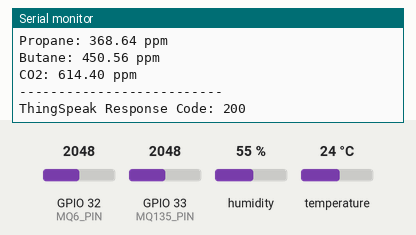
Simulated run of this sketch. Board: ESP32. Parts: the last lines printed to the serial monitor. The test bench sets the inputs (shaded band); at power-on: humidity 55 %, GPIO 32 (MQ6_PIN) = 2048, GPIO 33 (MQ135_PIN) = 2048, temperature 24 °C. WiFi joins after 1.5 s; servers stay silent unless stated; web services answer with replies made up by the test bench.

Above: at 2.7 s.
2.8 s: humidity set to 22 %
14.2 s: GPIO 32 (MQ6_PIN) set to 2866
At 16.92 s:
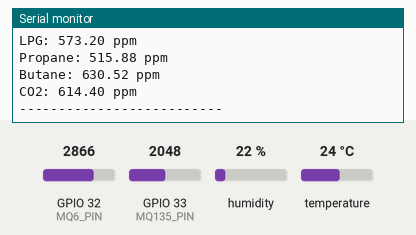
25.6 s: GPIO 33 (MQ135_PIN) set to 2866
At 33.1 s:
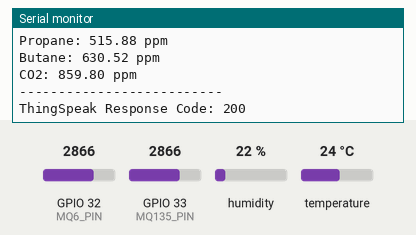
37.0 s: temperature set to 12 °C
At 47.39 s:
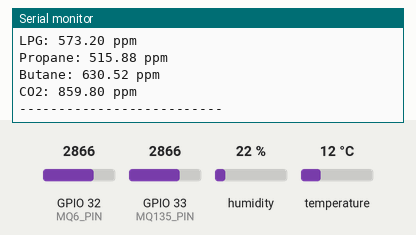

Measured:
- after the input at 14.2 s, the serial monitor: prints a new line after 2.6 s (image 1)
- after the input at 25.6 s, the serial monitor: prints a new line after 6.4 s (image 2)
- after the input at 37.0 s, the serial monitor: prints a new line after 10.2 s (image 3)

The sketch:

sketch_may4a.ino
```cpp
#include <WiFi.h>
#include <HTTPClient.h>
#include "DHT.h"

// --- DHT Setup ---
#define DHTPIN 4       // DHT11 connected to GPIO 4
#define DHTTYPE DHT11
DHT dht(DHTPIN, DHTTYPE);

// --- MQ Sensor Pins ---
#define MQ6_PIN 32      // MQ6 to GPIO 32
#define MQ135_PIN 33    // MQ135 to GPIO 33

// --- WiFi & ThingSpeak ---
const char* ssid = "Vasan's Nothing !";
const char* password = "sabarivasan1239";
String apiKey ="UYRIA167739FLXZH";

void setup() {
  Serial.begin(115200);
  dht.begin();

  // Connect to WiFi
  WiFi.begin(ssid, password);
  Serial.print("Connecting to WiFi");
  while (WiFi.status() != WL_CONNECTED) {
    delay(500);
    Serial.print(".");
  }
  Serial.println("\nWiFi Connected!");
}

void loop() {
  float temperature = dht.readTemperature();
  float humidity = dht.readHumidity();

  // Read analog values
  int mq6Value = analogRead(MQ6_PIN);
  int mq135Value = analogRead(MQ135_PIN);

  // Estimate gas values (basic scaling)
  float lpg_ppm = mq6Value * 0.2;
  float propane_ppm = lpg_ppm * 0.9;
  float butane_ppm = lpg_ppm * 1.1;
  float co2_ppm = mq135Value * 0.3;

  Serial.println("---- Sensor Readings ----");
  Serial.print("Temperature: "); Serial.print(temperature); Serial.println(" °C");
  Serial.print("Humidity: "); Serial.print(humidity); Serial.println(" %");
  Serial.print("LPG: "); Serial.print(lpg_ppm); Serial.println(" ppm");
  Serial.print("Propane: "); Serial.print(propane_ppm); Serial.println(" ppm");
  Serial.print("Butane: "); Serial.print(butane_ppm); Serial.println(" ppm");
  Serial.print("CO2: "); Serial.print(co2_ppm); Serial.println(" ppm");
  Serial.println("--------------------------");

  if (WiFi.status() == WL_CONNECTED) {
    HTTPClient http;
    String url = "http://api.thingspeak.com/update?api_key=" + apiKey;
    url += "&field1=" + String(temperature);
    url += "&field2=" + String(humidity);
    url += "&field3=" + String(co2_ppm);
    url += "&field4=" + String(lpg_ppm);
    url += "&field5=" + String(propane_ppm);
    url += "&field6=" + String(butane_ppm);

    http.begin(url);
    int httpResponseCode = http.GET();
    if (httpResponseCode > 0) {
      Serial.print("ThingSpeak Response Code: ");
      Serial.println(httpResponseCode);
    } else {
      Serial.print("Error in HTTP request: ");
      Serial.println(httpResponseCode);
    }
    http.end();
  }

  delay(15000); // Wait 20 seconds before next update (ThingSpeak limit)
}
```
